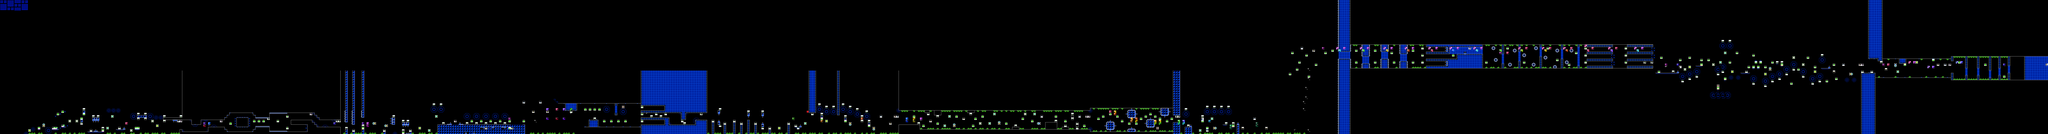

Rendered tile map (Tiled .tmx) drawn with the repository's tilesets; below, a short description and the map source with its tile grids summarised:
An orthogonal 866x57 tile map with 16x16 px tiles, 2 tile layers (SP, ...), 2 tilesets, 2 image layers.

<map version="1.10" tiledversion="1.11.2" orientation="orthogonal" renderorder="right-down" width="866" height="57" tilewidth="16" tileheight="16" infinite="0" nextlayerid="5" nextobjectid="1">
 <editorsettings>
  <chunksize width="16" height="27" />
  <export target="theoryofeverything.csv" format="csv" />
 </editorsettings>
 <tileset firstgid="1" name="famidash" tilewidth="16" tileheight="16" tilecount="256" columns="16">
  <image source="../../../GRAPHICS/famidash.bmp" width="256" height="256" />
 </tileset>
 <tileset firstgid="257" name="sprites" tilewidth="16" tileheight="16" tilecount="256" columns="16">
  <image source="../../../GRAPHICS/sprites.png" width="256" height="256" />
 </tileset>
 <imagelayer id="3" name="Image Layer 1" parallaxx="0.9" parallaxy="0.9" repeatx="1" repeaty="1">
  <image source="../../../GRAPHICS/Old/parallax Blue.bmp" width="144" height="72" />
 </imagelayer>
 <imagelayer id="4" name="Image Layer 2" offsetx="0" offsety="912" repeatx="1">
  <image source="../../../GRAPHICS/ground.bmp" width="64" height="128" />
 </imagelayer>
 <layer id="1" width="866" height="57">
  <data>[49362 cells, 17754 non-empty, 119 distinct tile ids]</data>
 </layer>
 <layer id="2" name="SP" width="866" height="57">
  <data>[49362 cells, 456 non-empty, 77 distinct tile ids]</data>
 </layer>
</map>
